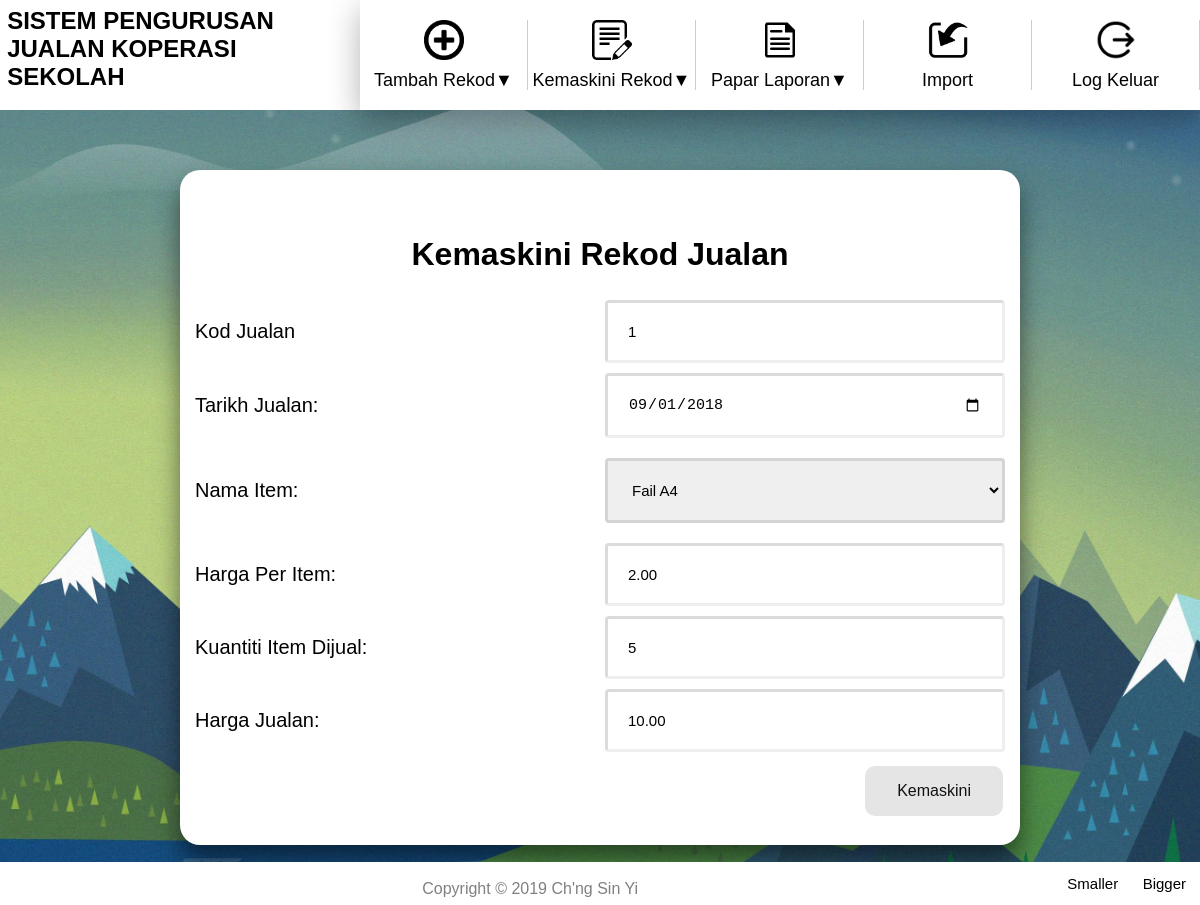
The page /kemaskiniRekodJualan.php?kodJualan=1 on the database its author committed.
### tables this page shows
CREATE TABLE `jualan` (
  `KodJualan` int(4) NOT NULL,
  `TarikhJualan` date NOT NULL,
  `KodItem` varchar(6) DEFAULT NULL,
  `KuantitiItemDijual` int(10) NOT NULL,
  `HargaJualan` decimal(8,2) NOT NULL,
  `IDPengguna` int(6) DEFAULT NULL
);

CREATE TABLE `item` (
  `KodItem` varchar(6) NOT NULL,
  `NamaItem` varchar(50) NOT NULL,
  `KodPembekal` varchar(5) DEFAULT NULL,
  `HargaPerItem` decimal(8,2) NOT NULL
);

### kemaskiniRekodJualan.php (the view, shortened to what this page needs)
<?php
    require 'header.php';
    require_once 'includes/dbh.inc.php';
    if (isset($_GET['kodJualan'])) {
        $oldKodJualan = $_GET['kodJualan'];
        $sql1 = "SELECT * FROM `jualan` LEFT JOIN `item` ON jualan.KodItem = item.KodItem WHERE `KodJualan` = '$oldKodJualan'";
        $hasil1 = mysqli_query($conn, $sql1);
        $row1 = mysqli_fetch_array($hasil1);
        $oldTarikhJualan = $row1['TarikhJualan'];
        $oldKodItem = $row1['KodItem'];
        $oldKuantitiItemDijual = $row1['KuantitiItemDijual'];
        $oldHargaJualan = $row1['HargaJualan'];
        $sql = "SELECT `HargaPerItem` FROM `item` WHERE `KodItem` = '$oldKodItem'";
        $hasil = mysqli_query($conn, $sql);
        $row = mysqli_fetch_array($hasil);
        $oldHargaPerItem = $row['HargaPerItem'];
    }
?>
<head>
    <link rel = "stylesheet" type = "text/css" href = "css/kemaskiniRekod-style.css">
</head>
<body>
<div class = "container">
    <h1>Kemaskini Rekod Jualan</h1>
    <form name = "kemaskiniJualanForm" action = "includes/kemaskiniRekodJualan.inc.php" method = "POST">
        <table align = "center">
            <tr class = "row">
                <td class = "col-25">
                    <label for = "kod_jualan">Kod Jualan</label>
                </td>
                <td class = "col-75">
                    <input type = "text" id = "kod_jualan" name = "kodJualan" value = "<?php echo $oldKodJualan; ?>" maxlength = "4" required readonly>
                </td>
            </tr>
            <tr class = "row">
                <td class = "col-25">
                    <label for = "tarikh_jualan">Tarikh Jualan: </label>
                </td>
                <td class = "col-75">
                    <input type = "date" id = "tarikh_jualan" name = "tarikhJualan" value = "<?php echo $oldTarikhJualan; ?>" required>
                </td>
            </tr>
            <tr class = "row">
                <td class = "col-25">
                    <label for = "nama_item">Nama Item: </label>
                </td>
                <td class = "col-75">
                    <select class = "kemaskini-select" id = "nama_item" name = "namaItem" onchange = "reSubmit()" required>
                        <?php
                        $sql4 = "SELECT * FROM `item`";
                        $hasil4 = mysqli_query($conn, $sql4);
                        while ($row4 = mysqli_fetch_array($hasil4)) {
                            if ($row4['KodItem'] === $oldKodItem) {
                                echo '<option selected value=' . $row4['KodItem'] . '>' . $row4['NamaItem'] . '</option>';
                            } else {
                                echo '<option value=' . $row4['KodItem'] . '>' . $row4['NamaItem'] . '</option>';
                            }
                        }
                        ?>
                    </select>
                </td>
            </tr>
            <tr class = "row">
                <td class = "col-25">
                    <label for = "harga_per_item">Harga Per Item: </label>
                </td>
                <td class = "col-75">
                    <input type = "number" id = "harga_per_item" name = "hargaPerItem" value = "<?php echo $oldHargaPerItem; ?>" min = "1" required readonly>
                </td>
            </tr>
            <tr class = "row">
                <td class = "col-25">
                    <label for = "kuantiti_item_dijual">Kuantiti Item Dijual: </label>
                </td>
                <td class = "col-75">
                    <input type = "number" id = "kuantiti_item_dijual" name = "kuantiti" min = "1" value = "<?php echo $oldKuantitiItemDijual; ?>" onchange = "reSubmit()" required>
                </td>
            </tr>
            <tr class = "row">
                <td class = "col-25">
                    <label for = "harga_jualan">Harga Jualan: </label>
                </td>
                <td class = "col-75">
                    <input type = "number" id = "harga_jualan" name = "hargaJualan" min="0.00" step="0.01" value = "<?php echo $oldHargaJualan; ?>" required readonly>
                </td>
            </tr>
            <tr class = "row">
                <td colspan = "2">
                    <input type="submit" value = "Kemaskini" name = "kemaskini">
                </td>
            </tr>
        </table>
    </form>
</div>
<?php
    require 'footer.php';
?>

### css/header-style.css (style rules this page uses)
body { margin: 0; padding: 0; font-family: sans-serif; width: 100%; overflow-x: hidden; }

### css/kemaskiniRekod-style.css (style rules this page uses)
body { font-family: Arial, Helvetica, sans-serif; width: 100%; height: auto; margin: 0; padding: 0; max-width: 100%; overflow-x: hidden; }
h1 { padding: 25px 0 0 0; text-align: center; }
.container { max-width: 100%; height: auto; margin: 5% 15%; padding: 20px 6px 20px 6px; background-color: #fff; box-shadow: 0 15px 25px rgba(0, 0, 0, .5); border-radius: 20px; }
table { border-collapse: collapse; }
td { padding: 5px; width: 400px; }
input, select { box-sizing: border-box; -moz-box-sizing: border-box; -webkit-box-sizing: border-box; }
input[type=text], input[type=date], input[type=number] { width: 100%; padding: 20px; font-size: 15px; border-width: 3px; border-radius: 4px; border-color: rgba(50, 50, 50, 0.14); outline: none; }
.kemaskini-select { cursor: pointer; padding: 20px; border-radius: 4px; font-size: 15px; min-width: 100%; min-height: 45px; border-width: 3px; border-color: rgba(50, 50, 50, 0.14); margin: 10px 10px 10px 0; outline: none; }
label { padding: 12px 12px 12px 0; display: inline-block; font-size: 20px; }
input[type=submit] { float: right; height: 50px; border-radius: 10px; background-color: #e5e5e5; border: none; color: #111; padding: 15px 32px; text-align: center; text-decoration: none; display: inline-block; font-size: 16px; margin: 4px 2px; cursor: pointer; -webkit-transition-duration: 0.4s; transition-duration: 0.4s; }

### rows shown on the page
jualan: tarikhJualan "09/01/2018", kuantiti "5", hargaJualan "10.00"
item: hargaPerItem "2.00"

### other values the page prints
form field namaItem "Fail A4"
